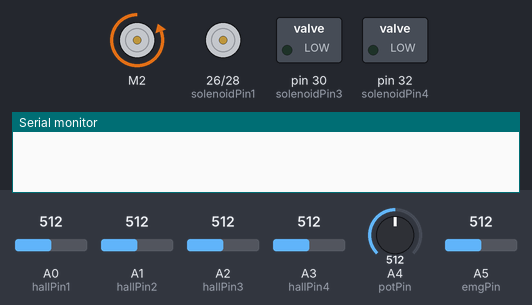
The sketch below on a simulated Arduino Mega 2560, built with avr-gcc and run on an emulated ATmega2560. Parts: DC motor (green arrow = forward, orange = backward, longer = faster), motor-driver pin pairs drawn as motors (green arrow = first pin HIGH = forward, orange = second pin HIGH = backward, longer = more drive), switched loads named in the sketch (green lamp = pin HIGH), the last lines printed to the serial monitor. The test bench sets the inputs (shaded band); at power-on: A5 (emgPin) = 512, A0 (hallPin1) = 512, A1 (hallPin2) = 512, A2 (hallPin3) = 512, A3 (hallPin4) = 512, A4 (potPin) = 512.

Above: at 1.2 s.
1.3 s: A5 (emgPin) set to 716
3.0 s: A0 (hallPin1) set to 591
4.5 s: A0 (hallPin1) set to 612
At 5.0 s:
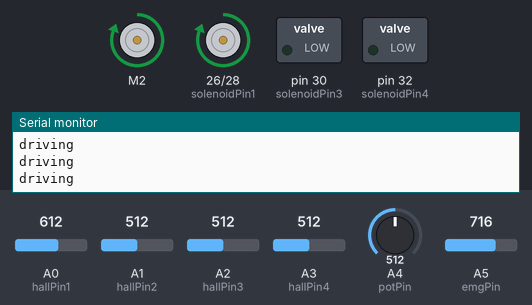
6.1 s: A0 (hallPin1) set to 590
At 7.5 s:
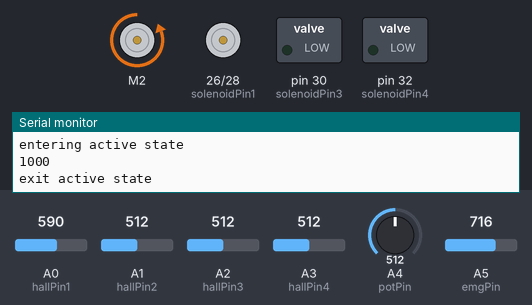
Timing chart, 0 to 8.8 s (numbered marks = the images above; inputs shaded):
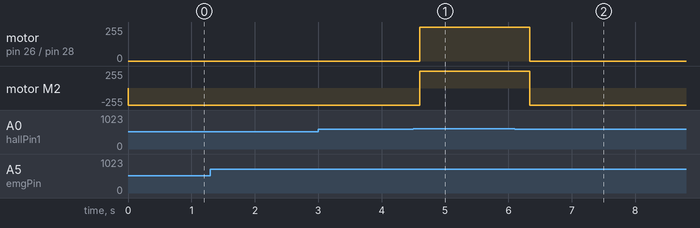

The sketch:

mqpCodeFunctions2.ino
```cpp
#include <Arduino.h>

#include <TimerOne.h>
#include <SparkFun_TB6612.h>

#define PWMA 6
#define AIN2 4
#define AIN1 2
#define STBY 8


const int offsetA = 1;
const int offsetB = 1;
int solenoidPin1 = 26;
int solenoidPin2 = 28;
int solenoidPin3 = 30;
int solenoidPin4 = 32;
int hallPin1 = 0;
int hallPin2 = 1;
int hallPin3 = 2;
int hallPin4 = 3;
int potPin = 4;
int emgPin = 5;
int pressurePin = 6;

Motor linMotor = Motor(AIN1, AIN2, PWMA, offsetA, STBY);

int hallRead1 = 0;
int hallRead2 = 0;
int hallRead3 = 0;
int hallRead4 = 0;
int pressureRead = 0;
int potRead = 0;
int emgRead = 0;

//rms stuff
int rmsval = 0;
int rmstot = 0;
int rmsAvg = 0;
int rmsStore =0;
int bm1;
int bm2;
int storeRms;
int rms[64];
int squareSum;
int counter = 0;
int i = 0;


char controlState;
int presThres = 50;

int oldHall[4] = {1000,1000,1000,1000};
int notFull[4] = {1,1,1,1};
int activeCounter = 0;
int passiveCounter = 0;


//hall rms stuff
int fill2count = 0;
int hallrmsval = 0;
int hallrmsStore = 0;
int hallSquare = 0;
int hallrms[64];

void setup() {
  // put your setup code here, to run once:
  Serial.begin(9600);
  Timer1.initialize(5000);
  pinMode(solenoidPin1,OUTPUT);
  digitalWrite(solenoidPin1, LOW);
  pinMode(solenoidPin2,OUTPUT);
  digitalWrite(solenoidPin2, LOW);
  pinMode(solenoidPin3,OUTPUT);
  digitalWrite(solenoidPin3, LOW);
  pinMode(solenoidPin4,OUTPUT);
  digitalWrite(solenoidPin4, LOW);
  Timer1.attachInterrupt(readSensors,800);
  //linMotor.drive(255,200);
  controlState = 1;


}

void loop() {
  //this is the main control loop
  //while hall effects are activated, fills them up one by one until past point.

  switch (controlState){
    case 1:
    //open all sensors
      fillBladders();
      //Serial.print("exit fill");
      //if doesn't enter default
      controlState = 4;
    break;
    case 2:
    Serial.print("Entering passive state");
    Serial.print("\n");
    //passive state
    //if all set, then break and go back to rms reading
    controlState = 4;
    break;

  //default is active
    case 3:
    activeBladder();
  //if all set, then break and go back to rms reading
    controlState = 4;
    break;
//if need to, make this case 4
    //default:
    case 4:
    rmsRead();
    break;
  }
//might have to set a timer to check

  }


//sol off
void sol1Off(){
  digitalWrite(solenoidPin1, HIGH);
  return;
}

void sol2Off(){
  digitalWrite(solenoidPin2, HIGH);
  return;
}

void sol3Off(){
  digitalWrite(solenoidPin3, HIGH);
  return;
}

void sol4Off(){
  digitalWrite(solenoidPin4, HIGH);
  return;
}

//sol on
void sol1On(){
  digitalWrite(solenoidPin1, LOW);
  return;
}

void sol2On(){
  digitalWrite(solenoidPin2, LOW);
  return;
}

void sol3On(){
  digitalWrite(solenoidPin3, LOW);
  return;
}

void sol4On(){
  digitalWrite(solenoidPin4, LOW);
  return;
}

void driveMotorBack(){
  linMotor.drive(-255,1);
}

void driveMotorFor(){
  linMotor.drive(255,1);
}

void stopMotor(){
  linMotor.brake();
}

void motorCheck(){
    //this is to prevent the linact from breaking
  if (potRead >= 1024){
    stopMotor();
  }
  else{
    driveMotorBack();
  }
}

void fillBladders(){
//  Serial.print("Entering Fill State");
//  Serial.print("\n");
  //while not calibrated, calibrate the bladder fill points
    sol1On();
    sol2On();
    sol3On();
    sol4On();
    readSensors();


    int fillState;
    fillState = 1;
    int halldif;

    //fill each bladder individually, one at a time.
//    while (fillState == 1){
//          Serial.print(hallRead2);
//    Serial.print("\n");
//      readSensors();
//      halldif = oldHall[1] - hallRead1;
//      if (((halldif)>=50)){
//        sol1Off();
//        oldHall[1] = hallRead1;
//        driveMotorFor();
//      }
////              Serial.print(oldHall[1]);
////        Serial.print("\n");
//
//    }

//      sol1On();
//      fillState = 2;
//    }

//    while (fillState == 2){
//      int element = 0;
//      driveMotorFor();
//      hallSquare = hallSquare +(hallRead2);
//      fill2count++;
//
//
//       if (fill2count>=100){
//        //hallrmsval = sqrt(hallSquare);
//        hallrmsStore=(hallrmsval/fill2count);
//        Serial.print(hallrmsStore);
//        Serial.print("\n");
//        hallrms[element] = hallrmsStore;
//        hallSquare = 0;
//        fill2count = 0;
//        hallrmsval = 0;
//        element++;
//       }
//
//      if (element>2){
//        if (hallrms[2]== hallrms[1]){
//          stopMotor();
//          sol2On();
//          Serial.print("exiting");
//          Serial.print("\n");
//          //fillState = 3;
//        }
//      }
//    }

//      if (halldif - oldhalldif <= 0){
//      Serial.print("here");
//      Serial.print("\n");
//      }
//      int fill2count = 0;
//      int pastOldHall = 0;
//      Serial.print(oldHall[2]);
//        Serial.print("\n");
//        Serial.print(pastOldHall);
//        Serial.print("\n");
//        readSensors();
//        int localHall2 = hallRead2;
//        halldif = oldHall[2] - localHall2;
//        sol2Off();
//        driveMotorFor();
//              Serial.print(halldif);
//        Serial.print("\n");
//      if ((halldif)>=3){
//        Serial.print("here");
//        Serial.print("\n");
//        pastOldHall = oldHall[2];
//        oldHall[2] = localHall2;
//      }
//      if (halldif <= -10){
//        fill2count++;
//        if (fill2count >=10){
//        Serial.print("moving to 3");
//        Serial.print("\n");
//        }


//      }


//      sol2On();
 //     fillState = 3;
//    }
//while (fillState == 3){
//      Serial.print(oldHall[3]);
//        Serial.print("\n");
//        readSensors();
//        int localHall3 = hallRead3;
//        halldif = oldHall[3] - localHall3;
//        sol3Off();
//        driveMotorFor();
//      if ((halldif)>=5){
//        oldHall[3] = localHall3;
//      }
//      sol3On();
//      fillState = 4;
//    }
//    if (fillState == 4){
//      while ((oldHall[4] - hallRead4)>=50){
//        sol4Off();
//        oldHall[4] = hallRead4;
//        driveMotorFor();
//      }
//      sol4On();
//    }
    motorCheck();
    return;
}

void rmsRead(){
  // var = analogRead(emgPin)-400;
//  emgRead = analogRead(emgPin)-400;
  squareSum = squareSum +(emgRead*emgRead);
  counter++;
//  Serial.print("Entering Default EMG Reading state");
//  Serial.print("\n");
  if (counter>=64){
    rmsval = sqrt(squareSum);
    rmsStore=(rmsval/counter);
    bm1 = bitRead(rmsStore,0);
    bm2 = bitRead(rmsStore,1);
    storeRms = bm1|bm2;
    rms[i] = storeRms;
    rmstot += storeRms;
    squareSum = 0;
    rmsval = 0;
    counter = 0;
   //  Serial.print(rms[i]);
   //  Serial.print("\n");
    i++;
  }
  if (i>=64){

//    if (rmstot<=50){
// //if moving, enter sustain case
//
//       Serial.print("code start");
//     Serial.print("\n");
//     controlState = 3;
//    }
//    else{
// //if not moving, enter passive state
//       Serial.print("waiting");
//       Serial.print("\n");
//      controlState = 2;
//    }

  if (rmstot<=50){
//      activeCounter ++;
//
//      if (activeCounter >= 1)
      {
        //if moving, enter sustain case
        Serial.print("code start");
        Serial.print("\n");
        activeCounter = 0;
        passiveCounter = 0;
        controlState = 3;
      }
    }
    else{
      passiveCounter ++;
      //if not moving, enter passive state
      if (passiveCounter>=10){
        Serial.print("waiting");
        Serial.print("\n");
        passiveCounter = 0;
        controlState = 2;
      }
    }
    rmstot = 0;
    i = 0;
  }
}

void activeBladder(){
  Serial.print("entering active state");
  Serial.print("\n");
  //sustain case
  sol1On();
  sol2On();
  sol3On();
  sol4On();

motorCheck();
Serial.print(oldHall[1]);
    Serial.print("\n");
    while (hallRead1 >=600){
        if (potRead >= 1014){
    stopMotor();
        }
        else{
    sol1Off();
    Serial.print("driving");
    Serial.print("\n");
    driveMotorFor();
        }

  }

      while (hallRead2 >=600){
        if (potRead >= 1014){
    stopMotor();
        }
        else{
    sol2Off();
    Serial.print("driving");
    Serial.print("\n");
    driveMotorFor();
        }

  }

      while (hallRead3 >=600){
        if (potRead >= 1014){
    stopMotor();
        }
        else{
    sol3Off();
    Serial.print("driving");
    Serial.print("\n");
    driveMotorFor();
        }

  }

      while (hallRead4 >=600){
        if (potRead >= 1014){
    stopMotor();
        }
        else{
    sol4Off();
    Serial.print("driving");
    Serial.print("\n");
    driveMotorFor();
        }

  }

//  while (hallRead2 >=oldHall[2]){
//    sol2Off();
//    driveMotorFor();
//  }
//
//  while (hallRead3 >=oldHall[3]){
//    sol3Off();
//    driveMotorFor();
//  }
//
//  while (hallRead4 >=oldHall[4]){
//    sol4Off();
//    driveMotorFor();
//  }
Serial.print("exit active state");
  Serial.print("\n");
  readSensors();

  //return;
  //if all set, then break and go back to rms reading
}

void readSensors(){
  hallRead1 = analogRead(hallPin1);
  hallRead2 = analogRead(hallPin2);
  hallRead3 = analogRead(hallPin3);
  hallRead4 = analogRead(hallPin4);
  //pressureRead = analogRead(pressurePin);
  potRead = analogRead(potPin);
    emgRead = analogRead(emgPin)-400;


  return;
}
```

Measured:
- the behaviour switches between 599 and 600 on A0 (hallPin1) (found by bisection; images 0 and 1)
- after the input at 4.5 s, motor on pin 26 (solenoidPin1) / pin 28 (solenoidPin2): stopped → forward 255/255 after 0.10 s; motor M2: backward 255/255 → forward 255/255 after 0.10 s
- after the input at 6.1 s, motor on pin 26 (solenoidPin1) / pin 28 (solenoidPin2): forward 255/255 → stopped after 0.24 s; motor M2: forward 255/255 → backward 255/255 after 0.24 s
